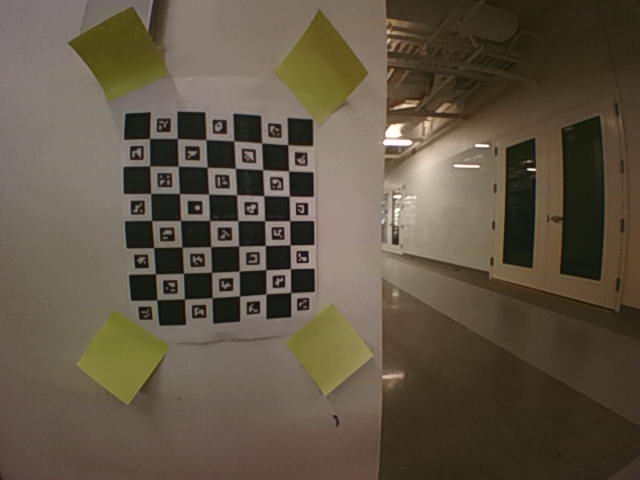
#> input picture RCBD_Stuff/calib_pairs/left_001.png, 640 x 480 px, given in place of the camera
$ python main_UI.py
#> lines starting #> are read from the running program, lines starting #| are printed output that depends on the picture
### RCBD_Stuff/motion_helpers.py
import serial
import time
import threading

class B1LaserController:
    def __init__(self, port, baudrate=115200, timeout=0.1):
        self.serial = serial.Serial(port, baudrate, timeout=timeout)
        self.lock = threading.Lock()

    def send_raw(self, cmd):
        with self.lock:
            self.serial.write(f"{cmd.strip()}\n".encode())
            return self.serial.readline().decode().strip()

    # --- NEW FIRE FUNCTIONS ---

    # [85 lines left out: functions fire_low, fire_high, spiral_burn, set_acceleration, not called in this run]

    def home(self):
        print("Homing...")
        self.send_raw("$H")

    # [4 lines left out: function jog, not called in this run]

    def stop(self):
        with self.lock:
            self.serial.write(b'\x85')

    # [27 lines left out: functions jog_clear, update_status, close, not called in this run]

### RCBD_Stuff/control_systems.py
import numpy as np
import cv2
import time


# [17 lines left out: function _triangulate_point_rectified, not called in this run]


class BaseControlSystem:
    name = "BASE"
    def reset(self):
        pass
    def update(self, xl, yl, xr, yr, laser):
        raise NotImplementedError


class PixelPDControl(BaseControlSystem):
    name = "PIXEL_PD"

    def __init__(self, w=640, target_y_l=240, target_y_r=240):
        self.W = w
        self.target_y_l = target_y_l
        self.target_y_r = target_y_r
        self.Kp_x, self.Kd_x = 5.0, 1.0
        self.Kp_y, self.Kd_y = 5.0, 1.0
        self.STEP_MM = 0.001
        self.DEADZONE = 4
        self.MAX_JOG = 10.0
        self.FEED = 5000
        self.prev_ex = 0.0
        self.prev_ey = 0.0

    def reset(self):
        self.prev_ex = 0.0
        self.prev_ey = 0.0

    # [21 lines left out: function update, not called in this run]


class TriangulateAbsoluteControl(BaseControlSystem):
    name = "TRI_ABS"

    # [130 lines left out: functions __init__, reset, _print_throttled, update, not called in this run]

### RCBD_Stuff/main_UI.py
import cv2
import numpy as np
import json
import sys
import threading
from pathlib import Path

from motion_helpers import B1LaserController
from control_systems import PixelPDControl, TriangulateAbsoluteControl

BASE_DIR = Path(__file__).resolve().parent
HARDWARE_CONFIG = BASE_DIR / "hardware_config.json"
CAMERA_CONFIG   = BASE_DIR / "camera_config.json"

CALIB_NPZ = BASE_DIR / "stereo_charuco_calib.npz"
RECT_NPZ  = BASE_DIR / "stereo_rectify_maps.npz"

IS_WINDOWS = sys.platform.startswith("win")
BACKEND = cv2.CAP_MSMF if IS_WINDOWS else cv2.CAP_V4L2

W, H = 640, 480
TARGET_Y_L, TARGET_Y_R = 240, 240
ZOOM_CROP_SIZE = 50
ZOOM_DISPLAY_SIZE = 600

# IMPORTANT: cameras are physically upside down → rotate for UI + tracking
ROTATE_180_LEFT = True
ROTATE_180_RIGHT = True

LK_PARAMS = dict(
    winSize=(31, 31),
    maxLevel=3,
    criteria=(cv2.TERM_CRITERIA_EPS | cv2.TERM_CRITERIA_COUNT, 30, 0.01)
)

def update_camera(cap, props):
    if not props:
        return
    cap.set(cv2.CAP_PROP_AUTO_EXPOSURE, 1)
    cap.set(cv2.CAP_PROP_AUTO_WB, 0)
    cap.set(cv2.CAP_PROP_BRIGHTNESS, props.get("brightness", 0))
    cap.set(cv2.CAP_PROP_CONTRAST, props.get("contrast", 0))
    cap.set(cv2.CAP_PROP_EXPOSURE, props.get("exposure", -6))
    cap.set(cv2.CAP_PROP_GAIN, props.get("gain", 0))
    cap.set(cv2.CAP_PROP_SATURATION, props.get("saturation", 64))
    cap.set(cv2.CAP_PROP_SHARPNESS, props.get("sharpness", 100))
    cap.set(cv2.CAP_PROP_WB_TEMPERATURE, props.get("white_balance", 4000))


class MainUI:
    def __init__(self):
        with open(HARDWARE_CONFIG, "r") as f:
#> (reads RCBD_Stuff/hardware_config.json from the repository)
            cfg = json.load(f)

        self.PORT = cfg["serial"]["grbl_port"]
        self.CAM_L_IDX = cfg["cameras"]["left"]["index"]
        self.CAM_R_IDX = cfg["cameras"]["right"]["index"]

        self.laser = B1LaserController(self.PORT)
        self.laser.send_raw("$X")

        self.cap_L = cv2.VideoCapture(self.CAM_L_IDX, BACKEND)
        self.cap_R = cv2.VideoCapture(self.CAM_R_IDX, BACKEND)

        for cap in (self.cap_L, self.cap_R):
            cap.set(cv2.CAP_PROP_FRAME_WIDTH, W)
            cap.set(cv2.CAP_PROP_FRAME_HEIGHT, H)
            cap.set(cv2.CAP_PROP_FOURCC, cv2.VideoWriter_fourcc(*"MJPG"))

        if CAMERA_CONFIG.exists():
            try:
                with open(CAMERA_CONFIG, "r") as f:
#> (reads RCBD_Stuff/camera_config.json from the repository)
                    cam_cfg = json.load(f)
                update_camera(self.cap_L, cam_cfg.get("left", {}))
                update_camera(self.cap_R, cam_cfg.get("right", {}))
            except Exception as e:
                print(f"Camera settings load error: {e}")

        self.track_pt_L = None
        self.track_pt_R = None
        self.old_gray_L = None
        self.old_gray_R = None

        self.crop_x1 = 0
        self.crop_y1 = 0

        self.state = "SELECTING"  # SELECTING -> ZOOM_L/ZOOM_R -> WAITING_ENTER -> RUNNING -> PROMPT_FIRE
        self.fire_thread_active = False

        self.pd_mode = PixelPDControl(w=W, target_y_l=TARGET_Y_L, target_y_r=TARGET_Y_R)
        self.tri_abs_mode = None
        self.control = self.pd_mode  # default

    # [76 lines left out: functions click_event, zoom_click_event, terminal_fire_prompt, set_mode_pd, set_mode_tri_abs, not called in this run]

    def run(self):
        winL, winR = "Left", "Right"
        cv2.namedWindow(winL)
        cv2.namedWindow(winR)
        cv2.setMouseCallback(winL, lambda e, x, y, f, p: self.click_event(e, x, y, f, "L"))
        cv2.setMouseCallback(winR, lambda e, x, y, f, p: self.click_event(e, x, y, f, "R"))

        print("Ready.")
        print("Click a target in BOTH windows, then press ENTER.")
        print("Keys: [ENTER]=run  [r]=reset  [1]=PIXEL_PD  [2]=TRI_ABS  [q]=quit")

        while True:
            retL, frameL = self.cap_L.read()
#> frameL is the input picture: shape (480, 640, 3); mean B, G, R 68.5, 84.5, 96.1
            retR, frameR = self.cap_R.read()
            if not retL or not retR:
                break

            # Rotate the UI frames (this also rotates the tracking coordinate system)
            if ROTATE_180_LEFT:
                frameL = cv2.rotate(frameL, cv2.ROTATE_180)
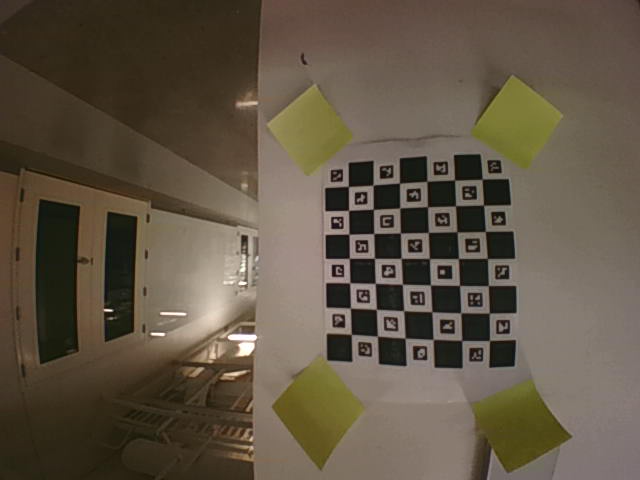
#> frameL: shape (480, 640, 3); mean B, G, R 68.5, 84.5, 96.1
            if ROTATE_180_RIGHT:
                frameR = cv2.rotate(frameR, cv2.ROTATE_180)

            grayL = cv2.cvtColor(frameL, cv2.COLOR_BGR2GRAY)
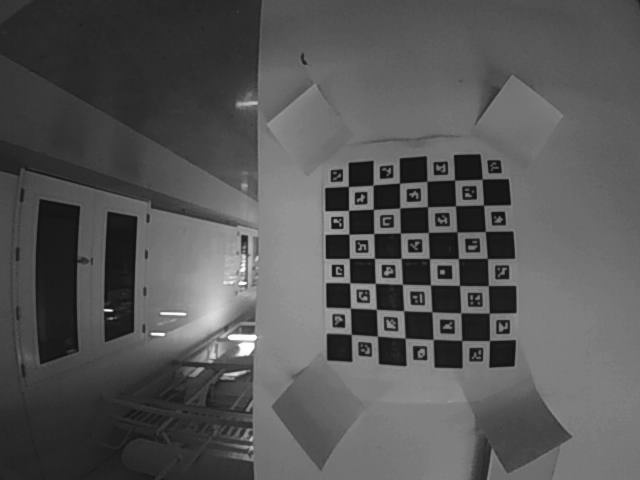
#> grayL: shape (480, 640); min 5, max 255, mean 86.2
            grayR = cv2.cvtColor(frameR, cv2.COLOR_BGR2GRAY)

            # magnified view
            if self.state in ("ZOOM_L", "ZOOM_R"):
                src = frameL if self.state == "ZOOM_L" else frameR

                x1 = self.crop_x1
                y1 = self.crop_y1
                x2 = min(W, x1 + (ZOOM_CROP_SIZE * 2))
                y2 = min(H, y1 + (ZOOM_CROP_SIZE * 2))

                crop = src[y1:y2, x1:x2].copy()
                if crop.size > 0:
                    zoom_display = cv2.resize(crop, (ZOOM_DISPLAY_SIZE, ZOOM_DISPLAY_SIZE), interpolation=cv2.INTER_LANCZOS4)
                    ch, cw = ZOOM_DISPLAY_SIZE, ZOOM_DISPLAY_SIZE
                    cv2.line(zoom_display, (cw // 2, 0), (cw // 2, ch), (255, 255, 255), 1)
                    cv2.line(zoom_display, (0, ch // 2), (cw, ch // 2), (255, 255, 255), 1)
                    cv2.imshow("Magnified View", zoom_display)

            xl = yl = xr = yr = None

            if self.track_pt_L is not None and self.old_gray_L is not None:
                new_pt, st, _ = cv2.calcOpticalFlowPyrLK(self.old_gray_L, grayL, self.track_pt_L, None, **LK_PARAMS)
                if st[0]:
                    self.track_pt_L = new_pt
                    xl, yl = float(new_pt[0, 0, 0]), float(new_pt[0, 0, 1])
                    cv2.circle(frameL, (int(xl), int(yl)), 5, (0, 0, 255), -1)

            if self.track_pt_R is not None and self.old_gray_R is not None:
                new_pt, st, _ = cv2.calcOpticalFlowPyrLK(self.old_gray_R, grayR, self.track_pt_R, None, **LK_PARAMS)
                if st[0]:
                    self.track_pt_R = new_pt
                    xr, yr = float(new_pt[0, 0, 0]), float(new_pt[0, 0, 1])
                    cv2.circle(frameR, (int(xr), int(yr)), 5, (0, 0, 255), -1)

            if self.state == "RUNNING" and (xl is not None and xr is not None):
                done = self.control.update(xl, yl, xr, yr, self.laser)
                if done:
                    self.state = "PROMPT_FIRE"

            # crosshairs
            cv2.line(frameL, (W // 2, 0), (W // 2, H), (255, 0, 0), 1)
            cv2.line(frameL, (0, TARGET_Y_L), (W, TARGET_Y_L), (255, 0, 0), 1)
            cv2.line(frameR, (W // 2, 0), (W // 2, H), (255, 0, 0), 1)
            cv2.line(frameR, (0, TARGET_Y_R), (W, TARGET_Y_R), (255, 0, 0), 1)

            status = {
                "SELECTING": "Click target (both cams)",
                "ZOOM_L": "Magnify LEFT: click center",
                "ZOOM_R": "Magnify RIGHT: click center",
                "WAITING_ENTER": "ENTER to run | r to redo",
                "RUNNING": f"Running... ({self.control.name}) | r to redo",
                "PROMPT_FIRE": "READY"
            }.get(self.state, "---")

            cv2.putText(frameL, status, (10, 30), cv2.FONT_HERSHEY_SIMPLEX, 0.7, (0, 255, 255), 2)
            cv2.putText(frameL, f"Mode: {self.control.name} (1/2)", (10, 55), cv2.FONT_HERSHEY_SIMPLEX, 0.6, (0, 255, 255), 2)
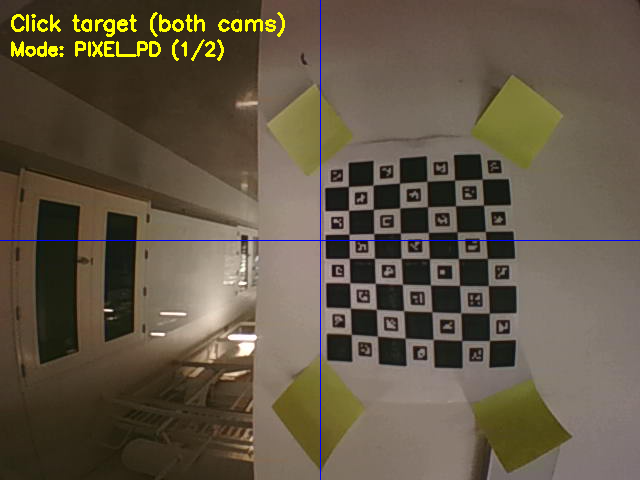
#> frameL: shape (480, 640, 3); mean B, G, R 68.9, 86.4, 97.8

            cv2.imshow(winL, frameL)
            cv2.imshow(winR, frameR)

            if self.state == "PROMPT_FIRE" and not self.fire_thread_active:
                threading.Thread(target=self.terminal_fire_prompt, daemon=True).start()

            self.old_gray_L = grayL.copy()
            self.old_gray_R = grayR.copy()

            key = cv2.waitKey(1) & 0xFF
#> (key q is pressed here)
            if key == ord("q"):
                break
            elif key == ord("1"):
                self.set_mode_pd()
            elif key == ord("2"):
                self.set_mode_tri_abs()
            elif key == 13 and self.state == "WAITING_ENTER":
                self.control.reset()
                self.state = "RUNNING"
            elif key == ord("r"):
                print("Reset.")
                self.laser.stop()
                self.state = "SELECTING"
                self.track_pt_L = None
                self.track_pt_R = None
                self.control.reset()
                try:
                    cv2.destroyWindow("Magnified View")
                except cv2.error:
                    pass

        self.cap_L.release()
        self.cap_R.release()
        cv2.destroyAllWindows()


if __name__ == "__main__":
    MainUI().run()
